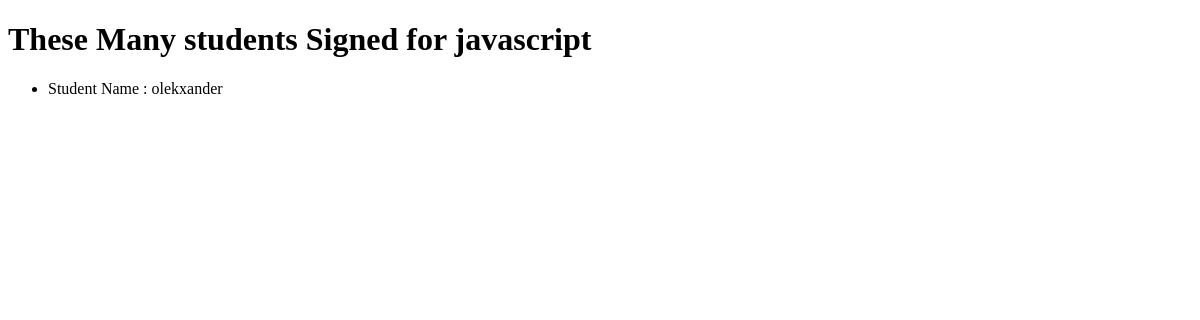
/details/2/, run on an earlier commit of the app's database.
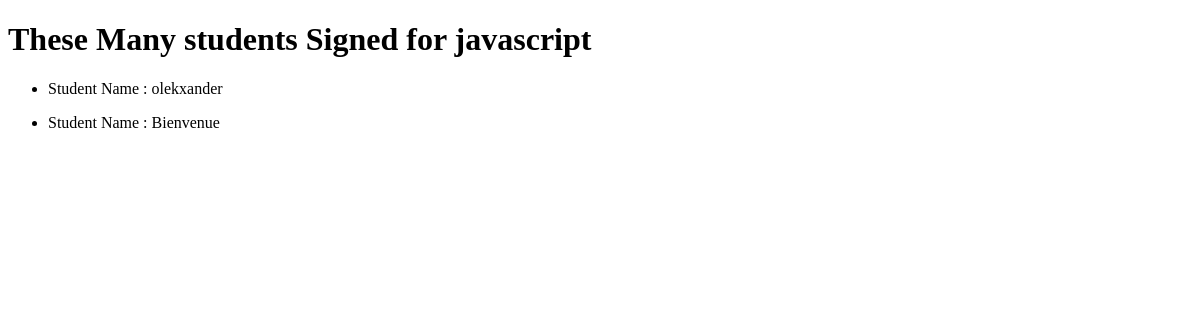
And on a later commit of the database.
### courses/models.py (models this page shows)
class Course(models.Model):
    name = models.CharField(max_length=50)
    def __str__(self):
        return self.name

### students/models.py (models this page shows, shortened)
class Student(models.Model):
    name = models.CharField(max_length=50)
    teacher = models.ForeignKey(Teacher, on_delete=models.CASCADE)
    courses = models.ManyToManyField(Course)

### base/views.py (the view)
# urls.py: path('details/<int:course_id>/', course_student, name="details"),
def course_student(request, course_id):
    course = Course.objects.get(id=course_id)
    student = Student.objects.filter(courses= course)
    return render(request, "details.html", {"students":student, "course":course})

### templates/details.html
{% extends 'base.html'%}
{% block content %}
    <h1> These Many students Signed for {{course}}</h1>
    {% for student in students %}
       <ul>
        <li>Student Name : {{student.name}}</li>
       </ul>
    {% endfor %}
{% endblock %}

### templates/base.html (shortened to what this page needs)
<!DOCTYPE html>
<html lang="en">
<head>
</head>
<body>
    {% block content %}
    {% endblock %}
</body>
</html>

What changed in the data, as far as the page shows it:
added Student: name "Bienvenue"
